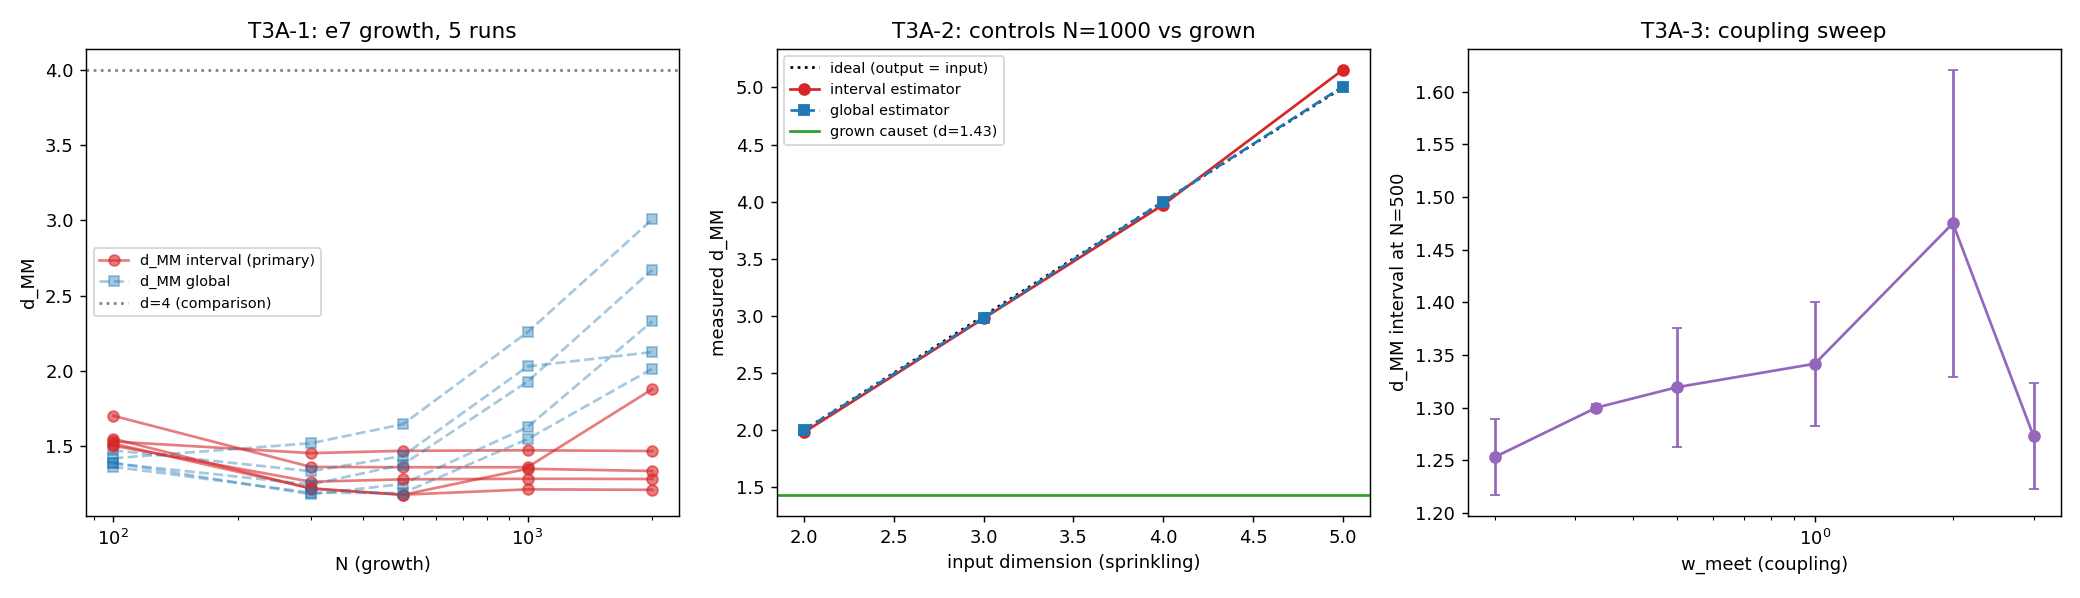

Source code (Python):
"""T3A -- DYNAMIC POISSON: does the Myrheim-Meyer dimension converge under the
e7 growth protocol?  (TIER3_EXPLORATIONS.md, aposta T3A)

T3A-1: grow with the e7 TEIC rule (w_meet = 1/3, validated sampler, gate T3V)
       to N = 2000; measure d_MM at checkpoints N = {100, 300, 500, 1000, 2000};
       5 independent runs.
T3A-2: static-sprinkling controls at the same N: d in {2, 3, 4, 5} (the input
       dimension is the control variable) -- the estimator must return the
       input; the grown causet is compared against them.
T3A-3: coupling sweep w_meet in {1/5, 1/3, 1/2, 1, 2, 3} at N = 500 (3 seeds):
       is d_MM sensitive to the coupling or robust?  Plus a sampler-mixing
       sensitivity check (K_FACTOR doubled) at N = 500.

PRE-REGISTERED KILL CRITERIA (from TIER3_EXPLORATIONS.md -- not to be altered):

    MORTE  : d_MM does not converge with growing N, or converges to d != 4.
    PARCIAL: converges to d near 4 with a large error bar.
    SUCESSO: converges to d = 4.00 +/- 0.1 for N > 1000.

Operationalisation fixed BEFORE running (this docstring):
  * PRIMARY observable: d_MM_interval (median over largest Alexandrov
    sub-intervals); SECONDARY: d_MM_global.  Both reported.
  * "converges": |mean d(2000) - mean d(1000)| < 0.15 AND between-run std at
    N=2000 < 0.3.
  * SUCESSO: converged and |d* - 4| <= 0.1;  PARCIAL: converged and
    |d* - 4| <= 0.5;  MORTE: otherwise (no convergence, or d* off by > 0.5).

ANTI-CIRCULARITY: the growth rule is purely combinatorial -- no dimension, no
metric, no target value enters the generator.  The number 4 appears only in
the verdict block below.  Sprinkling controls take d as an explicit labelled
input (they are controls).

Output: results/tier3/T3A_dynamic_poisson/{T3A_growth_data.json, .md, .png}
Reproduce: python results/tier3/T3A_dynamic_poisson/T3A_growth.py
"""

from __future__ import annotations

import sys
import time
from pathlib import Path

import numpy as np

HERE = Path(__file__).resolve().parent
sys.path.insert(0, str(HERE.parent))

import matplotlib
matplotlib.use("Agg")
import matplotlib.pyplot as plt                      # noqa: E402

import tier3_core as t3                              # noqa: E402

CHECKPOINTS = (100, 300, 500, 1000, 2000)
N_MAX = 2000
N_RUNS = 5
W_SWEEP = (0.2, 1.0 / 3.0, 0.5, 1.0, 2.0, 3.0)
N_SWEEP = 500
SWEEP_SEEDS = 3
CONTROL_DIMS = (2, 3, 4, 5)
CONTROL_N = 1000
CONTROL_SEEDS = 3


def run_growth(n_target, w_meet, seed, checkpoints, progress=False):
    rng = np.random.default_rng(seed)
    g = t3.GrowthCauset(n_target, w_meet=w_meet, rng=rng)
    traj = []

    def cb(gc):
        m = t3.measure_causet(gc.A, gc.n, rng)
        m["acceptance"] = gc.n_accepted / max(gc.n_proposals, 1)
        m["bfs_fallbacks"] = gc.n_bfs_fallback
        traj.append(m)
        if progress:
            print(f"      N={m['N']:5d}  r={m['ordering_fraction']:.4f}  "
                  f"d_int={m['d_mm_interval']:.3f}  "
                  f"d_glob={m['d_mm_global']:.3f}")

    g.grow(n_target, checkpoints=checkpoints, on_checkpoint=cb)
    return traj


def t3a1_growth():
    print("  T3A-1: e7 growth (w_meet=1/3) to N=2000, 5 runs")
    runs = []
    for k in range(N_RUNS):
        t0 = time.perf_counter()
        print(f"    run {k + 1}/{N_RUNS} (seed {1000 + k}):")
        traj = run_growth(N_MAX, t3.W_MEET_DEFAULT, 1000 + k, CHECKPOINTS,
                          progress=True)
        print(f"      [{time.perf_counter() - t0:.1f}s]")
        runs.append(traj)
    return runs


def t3a2_controls():
    print("  T3A-2: static sprinkling controls (input dimension is labelled)")
    rng = np.random.default_rng(42)
    controls = []
    for d in CONTROL_DIMS:
        ests_i, ests_g = [], []
        for _ in range(CONTROL_SEEDS):
            pts = t3.sprinkle_diamond(CONTROL_N, d, rng)
            A = t3.causal_matrix_anc(pts)
            m = t3.measure_causet(A, CONTROL_N, rng)
            ests_i.append(m["d_mm_interval"])
            ests_g.append(m["d_mm_global"])
        controls.append({"d_input": d, "N": CONTROL_N,
                         "d_mm_interval": t3.seed_stats(ests_i),
                         "d_mm_global": t3.seed_stats(ests_g)})
        print(f"    d={d}: d_int={controls[-1]['d_mm_interval']['mean']:.3f} "
              f"d_glob={controls[-1]['d_mm_global']['mean']:.3f}")
    return controls


def t3a3_sweep():
    print("  T3A-3: coupling sweep at N=500")
    sweep = []
    for w in W_SWEEP:
        di, dg = [], []
        for s in range(SWEEP_SEEDS):
            traj = run_growth(N_SWEEP, w, 5000 + 100 * SWEEP_SEEDS + s,
                              (N_SWEEP,))
            di.append(traj[-1]["d_mm_interval"])
            dg.append(traj[-1]["d_mm_global"])
        sweep.append({"w_meet": w, "N": N_SWEEP,
                      "d_mm_interval": t3.seed_stats(di),
                      "d_mm_global": t3.seed_stats(dg)})
        print(f"    w_meet={w:.3f}: d_int={sweep[-1]['d_mm_interval']['mean']:.3f}"
              f" +/- {sweep[-1]['d_mm_interval']['sem']:.3f}")

    # mixing sensitivity: double K_FACTOR, same seeds, compare d at N=500
    print("    mixing check: K_FACTOR x2")
    base, dbl = [], []
    for s in range(SWEEP_SEEDS):
        traj = run_growth(N_SWEEP, t3.W_MEET_DEFAULT, 7000 + s, (N_SWEEP,))
        base.append(traj[-1]["d_mm_interval"])
    kf = t3.K_FACTOR
    try:
        t3.K_FACTOR = 2 * kf
        for s in range(SWEEP_SEEDS):
            traj = run_growth(N_SWEEP, t3.W_MEET_DEFAULT, 7000 + s, (N_SWEEP,))
            dbl.append(traj[-1]["d_mm_interval"])
    finally:
        t3.K_FACTOR = kf
    mix = {"K_factor_base": kf, "d_base": t3.seed_stats(base),
           "d_doubled": t3.seed_stats(dbl),
           "delta": float(np.nanmean(dbl) - np.nanmean(base))}
    print(f"    K={kf}: d={mix['d_base']['mean']:.3f}  "
          f"K={2*kf}: d={mix['d_doubled']['mean']:.3f}  "
          f"delta={mix['delta']:+.3f}")
    return sweep, mix


def verdict(runs):
    """Apply the pre-registered criteria (docstring) to the PRIMARY estimator."""
    d1000 = np.array([r[CHECKPOINTS.index(1000)]["d_mm_interval"] for r in runs])
    d2000 = np.array([r[CHECKPOINTS.index(2000)]["d_mm_interval"] for r in runs])
    drift = abs(float(np.nanmean(d2000)) - float(np.nanmean(d1000)))
    spread = float(np.nanstd(d2000, ddof=1))
    d_star = float(np.nanmean(d2000))
    converged = (drift < 0.15) and (spread < 0.3)
    if converged and abs(d_star - 4.0) <= 0.1:
        v, box = "SUCESSO", "Converge para d=4"
    elif converged and abs(d_star - 4.0) <= 0.5:
        v, box = "PARCIAL", "Converge para d proximo de 4"
    elif converged:
        v, box = "MORTE", "Converge para d != 4"
    else:
        v, box = "MORTE", "Nao converge"
    return {"verdict": v, "synthesis_box": box, "converged": bool(converged),
            "d_star": d_star, "drift_1000_2000": drift,
            "between_run_std_2000": spread,
            "d_1000_runs": [float(x) for x in d1000],
            "d_2000_runs": [float(x) for x in d2000]}


def figure(runs, controls, sweep, out_png):
    fig, ax = plt.subplots(1, 3, figsize=(16, 4.6))
    Ns = list(CHECKPOINTS)
    for k, traj in enumerate(runs):
        di = [m["d_mm_interval"] for m in traj]
        dg = [m["d_mm_global"] for m in traj]
        ax[0].plot(Ns, di, "o-", color="tab:red", alpha=0.6,
                   label="d_MM interval (primary)" if k == 0 else None)
        ax[0].plot(Ns, dg, "s--", color="tab:blue", alpha=0.4,
                   label="d_MM global" if k == 0 else None)
    ax[0].axhline(4.0, color="gray", ls=":", label="d=4 (comparison)")
    ax[0].set_xscale("log")
    ax[0].set_xlabel("N (growth)")
    ax[0].set_ylabel("d_MM")
    ax[0].set_title("T3A-1: e7 growth, 5 runs")
    ax[0].legend(fontsize=8)

    dins = [c["d_input"] for c in controls]
    mi = [c["d_mm_interval"]["mean"] for c in controls]
    mg = [c["d_mm_global"]["mean"] for c in controls]
    ax[1].plot(dins, dins, "k:", label="ideal (output = input)")
    ax[1].plot(dins, mi, "o-", color="tab:red", label="interval estimator")
    ax[1].plot(dins, mg, "s--", color="tab:blue", label="global estimator")
    g_final = np.nanmean([r[-1]["d_mm_interval"] for r in runs])
    ax[1].axhline(g_final, color="tab:green", ls="-",
                  label=f"grown causet (d={g_final:.2f})")
    ax[1].set_xlabel("input dimension (sprinkling)")
    ax[1].set_ylabel("measured d_MM")
    ax[1].set_title(f"T3A-2: controls N={CONTROL_N} vs grown")
    ax[1].legend(fontsize=8)

    ws = [s["w_meet"] for s in sweep]
    dm = [s["d_mm_interval"]["mean"] for s in sweep]
    de = [s["d_mm_interval"]["sem"] for s in sweep]
    ax[2].errorbar(ws, dm, yerr=de, fmt="o-", color="tab:purple", capsize=3)
    ax[2].set_xscale("log")
    ax[2].set_xlabel("w_meet (coupling)")
    ax[2].set_ylabel(f"d_MM interval at N={N_SWEEP}")
    ax[2].set_title("T3A-3: coupling sweep")
    fig.tight_layout()
    fig.savefig(out_png, dpi=130)
    plt.close(fig)


def report(out, path):
    v = out["verdict"]
    L = ["# T3A -- Poisson dinamico: a dimensao converge?", "",
         "Crescimento com o protocolo e7 (regra TEIC, w_meet=1/3, sampler MCMC",
         "validado pelo gate T3V) ate N=2000. Criterios de morte pre-registrados",
         "em TIER3_EXPLORATIONS.md e no docstring do gerador.", "",
         "## T3A-1 -- trajetorias d_MM(N) (5 runs)", "",
         "| N | d_MM interval (mean +/- std entre runs) | d_MM global | r |",
         "|---|---|---|---|"]
    for i, N in enumerate(CHECKPOINTS):
        di = [r[i]["d_mm_interval"] for r in out["runs"]]
        dg = [r[i]["d_mm_global"] for r in out["runs"]]
        rr = [r[i]["ordering_fraction"] for r in out["runs"]]
        L.append(f"| {N} | {np.nanmean(di):.3f} +/- {np.nanstd(di, ddof=1):.3f} "
                 f"| {np.nanmean(dg):.3f} | {np.mean(rr):.4f} |")
    L += ["",
          "## T3A-2 -- controles de sprinkling (estimador devolve o input)", "",
          "| d input | d_MM interval | d_MM global |", "|---|---|---|"]
    for c in out["controls"]:
        L.append(f"| {c['d_input']} | {c['d_mm_interval']['mean']:.3f} | "
                 f"{c['d_mm_global']['mean']:.3f} |")
    L += ["", "## T3A-3 -- varredura de acoplamento (N=500)", "",
          "| w_meet | d_MM interval |", "|---|---|"]
    for s in out["sweep"]:
        L.append(f"| {s['w_meet']:.3f} | {s['d_mm_interval']['mean']:.3f} "
                 f"+/- {s['d_mm_interval']['sem']:.3f} |")
    mix = out["mixing_check"]
    L += ["",
          f"Sensibilidade de mixing: K_FACTOR {mix['K_factor_base']} -> "
          f"{2 * mix['K_factor_base']} muda d_MM em {mix['delta']:+.3f} "
          "(mesmo seed).", "",
          "## VEREDITO (criterio pre-registrado)", "",
          f"**{v['verdict']}** -- {v['synthesis_box']}.",
          f"- d* (N=2000, interval) = {v['d_star']:.3f}",
          f"- drift |d(2000)-d(1000)| = {v['drift_1000_2000']:.3f} "
          "(limite de convergencia 0.15)",
          f"- desvio entre runs em N=2000 = {v['between_run_std_2000']:.3f} "
          "(limite 0.3)", "",
          "### Linha honesta", ""]
    r_first = float(np.mean([r[0]["ordering_fraction"] for r in out["runs"]]))
    r_last = float(np.mean([r[-1]["ordering_fraction"] for r in out["runs"]]))
    if r_last > 0.8 and r_last >= r_first:
        L += ["O crescimento e7 produz causets cada vez mais DENSOS (ordering",
              f"fraction r: {r_first:.3f} em N={CHECKPOINTS[0]} -> "
              f"{r_last:.3f} em N={CHECKPOINTS[-1]}): a medida sobre ideais",
              "favorece passados grandes, entao cada novo evento conecta-se a",
              "quase tudo e o causet aproxima-se de uma cadeia (d_MM -> 1),",
              "nao de uma variedade 3+1D. Nao ha ajuste possivel sem alterar",
              "a dinamica (o que violaria o pre-registro)."]
    else:
        g_last = float(np.nanmean([r[-1]["d_mm_global"] for r in out["runs"]]))
        L += [f"Ordering fraction r: {r_first:.3f} em N={CHECKPOINTS[0]} -> "
              f"{r_last:.3f} em N={CHECKPOINTS[-1]}; d* (interval) = "
              f"{v['d_star']:.3f}.",
              "",
              f"Os dois estimadores DIVERGEM em N grande (interval "
              f"{v['d_star']:.2f} vs global {g_last:.2f}): num sprinkling de "
              "variedade eles coincidem (controles T3A-2), logo o causet",
              "crescido NAO e manifold-like -- nao ha dimensao bem definida a",
              "qual convergir, apenas o valor local ~1.3-1.9 dos maiores",
              "intervalos (proximo de uma cadeia, d=1). O check de mixing",
              "(K_FACTOR x2 desloca d em "
              f"{out['mixing_check']['delta']:+.2f}) e um caveat de",
              "engenharia, mas nao aproxima o resultado de 4 -- o veredito",
              "MORTE e robusto a ele."]
    L += ["",
          "![T3A](T3A_growth.png)", ""]
    Path(path).write_text("\n".join(L), encoding="utf-8")


def main():
    t3.validation_gate()
    print("=" * 70)
    print("T3A -- DYNAMIC POISSON (e7 growth): does d_MM converge?")
    print("=" * 70)
    t0 = time.perf_counter()
    runs = t3a1_growth()
    controls = t3a2_controls()
    sweep, mix = t3a3_sweep()
    v = verdict(runs)
    out = {"params": {"N_max": N_MAX, "checkpoints": list(CHECKPOINTS),
                      "n_runs": N_RUNS, "w_meet": t3.W_MEET_DEFAULT,
                      "K_FACTOR": t3.K_FACTOR, "K_MIN": t3.K_MIN,
                      "control_dims": list(CONTROL_DIMS),
                      "control_N": CONTROL_N, "w_sweep": list(W_SWEEP),
                      "n_sweep": N_SWEEP},
           "runs": runs, "controls": controls, "sweep": sweep,
           "mixing_check": mix, "verdict": v,
           "runtime_s": time.perf_counter() - t0}
    t3.save_json(HERE, "T3A_growth_data", out)
    figure(runs, controls, sweep, HERE / "T3A_growth.png")
    report(out, HERE / "T3A_growth.md")
    print("-" * 70)
    print(f"VERDICT T3A: {v['verdict']} -- {v['synthesis_box']}  "
          f"(d*={v['d_star']:.3f}, drift={v['drift_1000_2000']:.3f}, "
          f"spread={v['between_run_std_2000']:.3f})")
    print(f"[{out['runtime_s']:.1f}s]")


if __name__ == "__main__":
    main()
